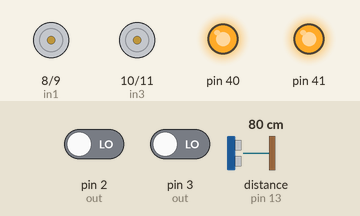
Recording of a sketch running on a simulated Arduino Mega 2560, built with avr-gcc and run on an emulated ATmega2560. On the bench: motor-driver pin pairs drawn as motors (green arrow = first pin HIGH = forward, orange = second pin HIGH = backward, longer = more drive), output pins drawn as LEDs (lit = HIGH). The test bench sets the inputs (shaded band); at power-on: distance to the obstacle (sensor on pin 13) 80 cm, pin 2 (out) LOW, pin 3 (out) LOW. The echo pulse lasts 58.3 µs per cm; pins used as bus, display or sensor lines are not drawn.

Above: at 1.2 s.
1.3 s: distance to the obstacle (sensor on pin 13) set to 16 cm
12.5 s: distance to the obstacle (sensor on pin 13) set to 13 cm
At 23.8 s:
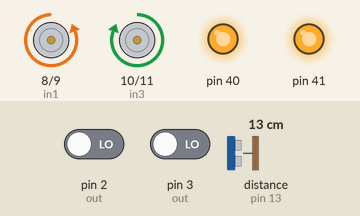
24.1 s: distance to the obstacle (sensor on pin 13) set to 18 cm
At 34.7 s:
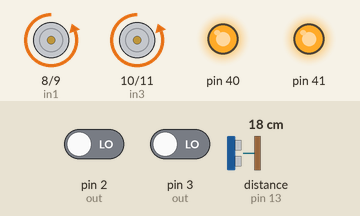
35.2 s: distance to the obstacle (sensor on pin 13) set to 2 cm
At 44.96 s:
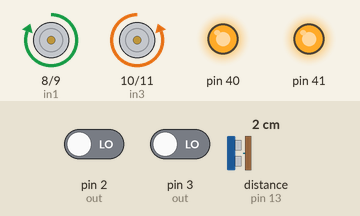
Timing chart, 0 to 46.8 s (numbered marks = the images above; inputs shaded):
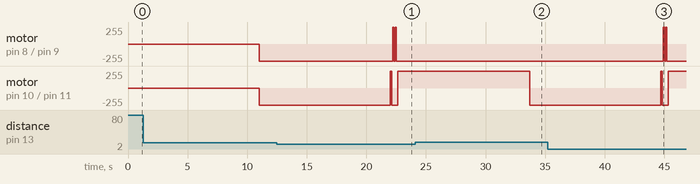

Measured:
- the behaviour switches between 15 and 14 cm on distance to the obstacle (sensor on pin 13) (found by bisection; images 0 and 1)
- after the input at 12.5 s, motor on pin 8 (in1) / pin 9 (in2): alternates forward 255/255 for 0.10 s and backward 255/255 for 0.10 s, 4 changes in all, then stays backward 255/255, starting after 9.7 s; motor on pin 10 (in3) / pin 11 (in4): backward 255/255 → forward 255/255 after 9.5 s, → backward 255/255 0.10 s later, → forward 255/255 0.50 s later
- after the input at 24.1 s, motor on pin 8 (in1) / pin 9 (in2): stops changing and stays backward 255/255
- after the input at 35.2 s, motor on pin 8 (in1) / pin 9 (in2): alternates forward 255/255 for 0.10 s and backward 255/255 for 0.10 s, 4 changes in all, then stays backward 255/255, starting after 9.7 s; motor on pin 10 (in3) / pin 11 (in4): backward 255/255 → forward 255/255 after 9.5 s, → backward 255/255 0.10 s later, → forward 255/255 0.50 s later

The sketch:

ganguedosgangueiros.ino
```cpp
#include <Ultrasonic.h>

Ultrasonic dist (12,13);

//Variáveis da calibração do sensor de cor
int preto = 0;
int verde = 0;
int vermelho = 0;
int azul = 0;

void setup() {
  // put your setup code here, to run once:
  //Motores
  pinMode (8, OUTPUT);
  pinMode (9, OUTPUT);
  pinMode (10, OUTPUT);
  pinMode (11, OUTPUT);


  //Velocidade do motor
    //Esquerda
    pinMode (41, OUTPUT);
    analogWrite (41, 255);
    //Direita
    pinMode (40, OUTPUT);
    analogWrite (40, 255);

  //Sensor de cor
  pinMode (4, OUTPUT);
  pinMode (5, OUTPUT);
  pinMode (6, OUTPUT);
  pinMode (7, OUTPUT);
  pinMode (2, INPUT);
  pinMode (3, INPUT);

  //Sensor Ultrassom
  pinMode (12, INPUT);
  pinMode (13, INPUT);

  Serial.begin (9600);
}

void loop() {
  // put your main code here, to run repeatedly:
  desviarObstaculo();
  detectarIntercessoes ();
  seguirLinha ();
}
```

motores.ino
```cpp
//Direita (in1 e in2)
void motorDireitaParar(){
  int in1 = 8;
  int in2 = 9;

  digitalWrite (in1, HIGH);
  digitalWrite (in2, HIGH);
}
void motorDireitaFrente(){
  int in1 = 8;
  int in2 = 9;


  digitalWrite (in1, LOW);
  digitalWrite (in2, HIGH);
}
void motorDireitaTras(){
  int in1=8;
  int in2=9;

  digitalWrite (in1, HIGH);
  digitalWrite (in2, LOW);
}

//Esquerda (in3 e in4)
void motorEsquerdaParar(){
  int in3 = 10;
  int in4 = 11;

  digitalWrite (in3, HIGH);
  digitalWrite (in4, HIGH);
}
void motorEsquerdaFrente(){
  int in3 = 10;
  int in4 = 11;

  digitalWrite (in3, LOW);
  digitalWrite (in4, HIGH);
}
void motorEsquerdaTras(){
  int in3=10;
  int in4=11;

  digitalWrite (in3, HIGH);
  digitalWrite (in4, LOW);
}
```

progamacoesPrincipais.ino
```cpp
//Seguir Linha Preta
void seguirLinha () {
  if (pretoDireita()) {
    virarDireita();
  }
  else if (pretoEsquerda()) {
    virarEsquerda();
  }
  else {
    seguirFrente();
  }
}
void virarDireita(){
  motorDireitaParar();
  motorEsquerdaFrente();
}
void virarEsquerda(){
  motorEsquerdaParar();
  motorDireitaFrente();
}
void seguirFrente(){
   motorEsquerdaFrente();
   motorDireitaFrente();
}
bool pretoDireita(){
  ligarSensorCor();
  filtroPreto();
  if (leituraDireita() > preto){
    return true;
  }
  else{
    return false;
  }
}
bool pretoEsquerda(){
  ligarSensorCor();
  filtroPreto();
  if (leituraEsquerda() > preto){
    return true;
  }
  else{
    return false;
  }
}

//Desviar de obstáculos
void desviarObstaculo(){
  int delayGiro=100;
  int delay1=100;
  int delay2=100;
  if (temObstaculo ()){
    girarEsquerda();
    delay (delayGiro);
    seguirFrente();
    delay (delay1);
    girarDireita();
    delay (delayGiro);
    seguirFrente ();
    delay (delay2);
    girarDireita ();
    delay (delayGiro);
    seguirFrente();
    delay (delay1);
    girarEsquerda();
    delay (delayGiro);
  }
}

void girarEsquerda (){
  motorDireitaFrente ();
  motorEsquerdaTras();
}
void girarDireita (){
  motorDireitaTras();
  motorEsquerdaFrente();
}
bool temObstaculo (){
  float distanciaCM = dist.Ranging (CM);
  if (distanciaCM < 15){
    return true;
  }
  else {
    return false;
  }
}

//Detectar intercessões
void detectarIntercessoes (){
  int delayGiro=100;
  if (verdeEsquerda ()&& verdeDireita()){
    girarEsquerda ();
    delay (delayGiro*2);
  }
  else if (verdeEsquerda()){
    girarEsquerda ();
    delay (delayGiro);
  }
  else if (verdeDireita()){
    girarDireita ();
    delay (delayGiro);
  }
}
bool verdeEsquerda (){
  ligarSensorCor();
  //Verde
  filtroVerde ();
  int valorVerde = leituraEsquerda();
  //Vermelho
  filtroVermelho ();
  int valorVermelho = leituraEsquerda();
  //Azul
  filtroAzul ();
  int valorAzul = leituraEsquerda();
  //Comparação
  if (valorVerde < verde && valorVermelho > vermelho && valorAzul > azul){
    return true;
  }
  else {
    return false;
  }
}
bool verdeDireita (){
  ligarSensorCor();
  //Verde
  filtroVerde ();
  int valorVerde = leituraDireita();
  //Vermelho
  filtroVermelho ();
  int valorVermelho = leituraDireita();
  //Azul
  filtroAzul ();
  int valorAzul = leituraDireita();
  //Comparação
  if (valorVerde < verde && valorVermelho > vermelho && valorAzul > azul){
    return true;
  }
  else {
    return false;
  }
}
```

sensorCor.ino
```cpp
//Ligar Sensor
void ligarSensorCor(){
  int s0 = 4;
  int s1 = 5;

  digitalWrite (s0, HIGH);
  digitalWrite (s1, HIGH);
}

//Filtros
void filtroPreto(){
  int s2=6;
  int s3=7;

  digitalWrite (s2, HIGH);
  digitalWrite (s3, LOW);
}
void filtroVerde(){
  int s2=6;
  int s3=7;

  digitalWrite (s2, HIGH);
  digitalWrite (s3, HIGH);

}
void filtroVermelho(){
  int s2=6;
  int s3=7;

  digitalWrite (s2, LOW);
  digitalWrite (s3, LOW);

}
void filtroAzul(){
  int s2=6;
  int s3=7;

  digitalWrite (s2, LOW);
  digitalWrite (s3, HIGH);
}

//Leitura dos valores dos sensores
int leituraDireita(){
  int out = 3;
  if (digitalRead (out) == HIGH){
    return pulseIn (out, LOW);
  }
  else {
    return pulseIn (out, HIGH);
  }
}
int leituraEsquerda(){
  int out = 2;
  if (digitalRead(out) == HIGH){
    return pulseIn (out, LOW);
  }
  else {
    return pulseIn (out, HIGH);
  }
}
```
